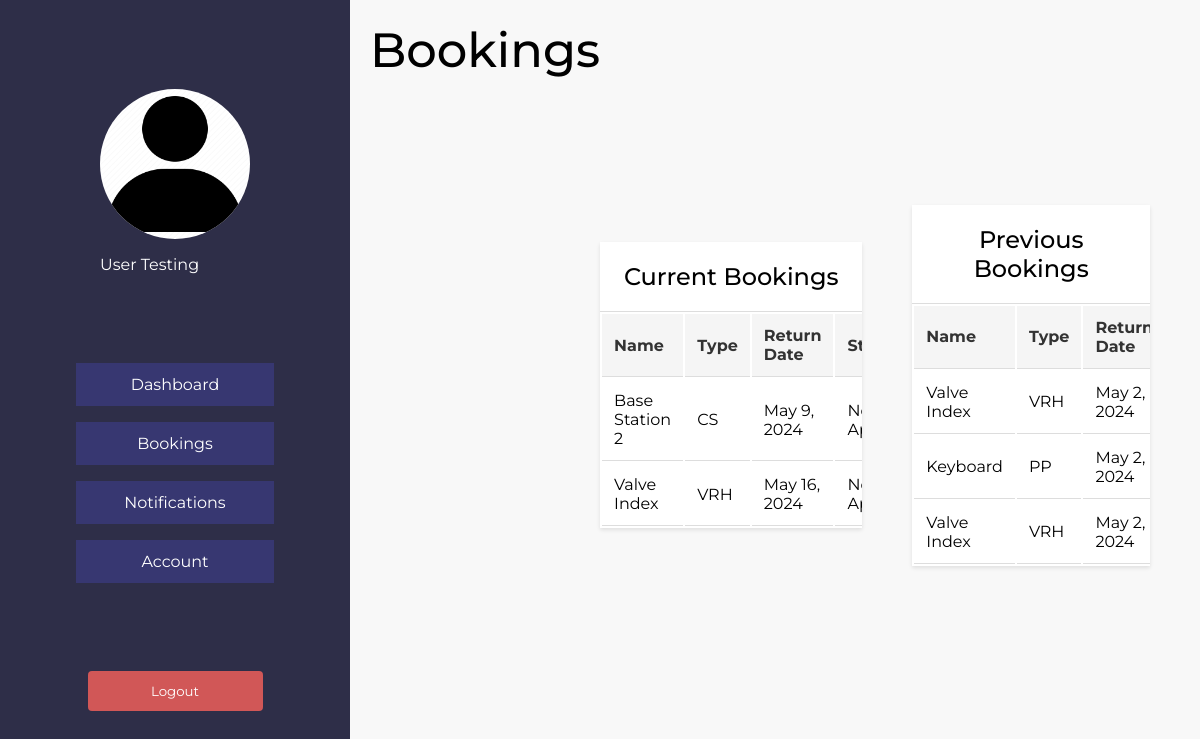
/booking_history/ (signed in), run on the app's committed database.
### Bookings/models.py (models this page shows)
class Student(User):
    course_choices = [
    ("CS101", "BSc in Computer Science"),
    ("ENG201", "BA in English Literature"),
    ("MATH301", "BSc in Mathematics"),
    ("CHEM101", "BSc in Chemistry"),
    ("PHYS202", "BSc in Physics"),
    ("HIST102", "BA in History"),
    ("PSYC301", "BSc in Psychology"),
    ("BIO101", "BSc in Biology"),
    ("ART205", "BFA in Fine Arts"),
    ("ECON202", "BSc in Economics"),
    ("PHIL101", "BA in Philosophy"),
    ("BUS301", "BBA"),
    ("EDUC202", "Bachelor of Education"),
    ("MED101", "MBBS"),
    ("LAW201", "LLB"),
    ("ARCH301", "BArch"),
    ("MUSIC202", "BMus"),
    ("NURS101", "BSN"),
    ("COMM301", "BA in Communication Studies"),
    ("SOC101", "BA in Sociology")
]
    profile_pic = models.ImageField(default='default.jpg', upload_to='profile_pics')
    current_course = models.CharField(max_length = 10, choices=course_choices)
    student_id = models.CharField(max_length=10, unique=True )
    class Meta:
        verbose_name = "Student"
        verbose_name_plural = "Students"

class Booking(models.Model):
    from_date = models.DateField(default=datetime.now)
    return_date = models.DateField()
    approved = models.BooleanField()
    returned = models.BooleanField()
    user = models.ForeignKey(User, on_delete=models.CASCADE)
    equipment = models.ForeignKey(Equipment, on_delete = models.CASCADE)
    admin = models.ForeignKey(Admin, on_delete = models.SET_NULL, related_name="approved_by", null=True)
    equipment = models.ForeignKey(Equipment, on_delete = models.CASCADE)
    reason = models.TextField(default="")

class Equipment(models.Model):
    type_choices= [('PC', 'PC/Laptop'), ('VRH', 'VR Headset'), ('CS', 'Camera/Sensors'), ('PP', 'PC Peripherals'), ('Furn', 'Furniture'), ('Trip', 'Tripod'), ('Oth', 'Other'), ('VRC', 'VR Controller'), ('PT', 'Phones/Tablets'), ('PCBL', 'Power/Cable')]
    status_choices = (
        ("Pend", "Pending"),
        ("Avail", "Available"),
        ("Decom", "Decommisioned"),
        ("Unavail", "Unavailable"),
        ("Loan", "On Loan"),
        ("Repair", "Repairing")
    )
    name = models.CharField(max_length = 100)
    type = models.CharField(max_length = 25, choices = type_choices )
    location = models.CharField(max_length = 50)
    status = models.CharField(max_length = 15, choices = status_choices)
    quantity = models.IntegerField()
    last_audit = models.DateField()
    comment =  models.TextField()

### Bookings/views.py (the view)
# urls.py: path('booking_history/', booking_history_view, name='booking_history'),
def booking_history_view(request):
    current_bookings = Booking.objects.filter(user=request.user, returned=False)
    previous_bookings = Booking.objects.filter(user=request.user, returned=True)
    context = {
        'current_bookings': current_bookings,
        'previous_bookings': previous_bookings
    }
    return render(request, 'Bookings/booking_history.html', context)

### Bookings/templates/Bookings/booking_history.html (shortened to what this page needs)
{%extends 'Bookings/base_main.html'%} {% block content %}
<html lang="en">
<head>
</head>
<body>
    <h1 class="heading">Bookings</h1>
    <div class="table-container">
    <h2>Current Bookings</h2>
    <table>
        <thead>
            <tr>
                <th>Name</th>
                <th>Type</th>
                <th>Return Date</th>
                <th>Status</th>
            </tr>
        </thead>
        <tbody>
            {% for booking in current_bookings %}
            <tr>
                <td>{{ booking.equipment.name }}</td>
                <td>{{ booking.equipment.type }}</td>
                <td>{{ booking.return_date }}</td>
                <td>{% if booking.approved == 0 %}Not Approved{% else %}Approved{% endif %}</td>
            </tr>
            {% endfor %}
        </tbody>
    </table>
</div>
<div class="table-container">
    <h2>Previous Bookings</h2>
    <table>
        <thead>
            <tr>
                <th>Name</th>
                <th>Type</th>
                <th>Return Date</th>
            </tr>
        </thead>
        <tbody>
            {% for booking in previous_bookings %}
            <tr>
                <td>{{ booking.equipment.name }}</td>
                <td>{{ booking.equipment.type }}</td>
                <td>{{ booking.return_date }}</td>
            </tr>
            {% endfor %}
        </tbody>
    </table>
</div>
</body>
</html>
{% endblock content %}

### Bookings/templates/Bookings/base_main.html (shortened to what this page needs)
<!DOCTYPE html>
<html lang="en">
<head>
    {% load static%}
    <link rel="stylesheet" href="{% static 'Bookings/root.css'%}">
    <link rel="stylesheet" href="{% static 'Bookings/navigation.css'%}">
</head>
<body>
    <div class="navigation">
        {% if user.staff.profile_pic %}
            <div class=" navigation__profile">
                <img src="{{ user.staff.profile_pic.url }}" class="navigation__pic" alt="Profile Picture">
                {{user.get_full_name}}
            </div>
        {% elif user.student.profile_pic %}
        <div class=" navigation__profile">
            <img src="{{ user.student.profile_pic.url }}" class="navigation__pic" alt="Profile Picture">
            {{user.get_full_name}}
        </div>
        {% else %}
            <div class=" navigation__profile">
                <img src="/media/default.jpg" class="navigation__pic" alt="Profile Picture">
                Tibebe Demissie
            </div>
        {% endif %}
        <div class="navigation__pages">
            <a href="/dashboard">Dashboard</a>
            {% if user.is_staff == 0 %}
            <a href="/booking_history">Bookings</a>
            {% endif %}
            <a href="/notifications">Notifications</a>
            <a href="/profile">Account</a>
        </div>
        <form method="post" action="{% url 'logout' %}"class="navigation__logout" >
            <button> Logout </button>
        </form>
    </div>
    <div class="home__container">
        {%block content %}
        {%endblock content %}
    </div>
</body>
</html>

### Bookings/static/Bookings/root.css (style rules this page uses)
* { padding: 0px; margin: 0px; box-sizing: border-box; font-family: "Montserrat", "Saira", sans-serif; }
:root { --primary-bg: #2e2e48; --bright: #794bff; --gray: #666666; --gray-light: #66666680; --button: #373771; --error: #d15757; --accent: #57c2d1; --success: #61d295; --white: #ffffff; --sidebar: 350px; }

### Bookings/static/Bookings/navigation.css (style rules this page uses)
body { height: 100vh; display: flex; }
.home__container { display: flex; justify-content: center; align-items: center; max-width: calc(100vw - var(--sidebar)); }

### Bookings/templates/Bookings/booking_history.html (style rules this page uses)
body { font-family: "Montserrat", "Saira", sans-serif; margin: 0; padding: 0; background-color: #f8f8f8; }
.heading { text-align: center; margin-bottom: 700px; margin-left: 20px; font-size: 3rem; font-weight: 500; }
.table-container { margin-bottom: 30px; margin-right: 50px; background-color: #fff; box-shadow: 0 2px 4px rgba(0, 0, 0, 0.1); overflow: auto; max-height: 525px; }
.table-container h2 { text-align: center; margin: 0; padding: 20px; font-weight: 500; border-bottom: 1px solid #ddd; }
.table-container table th, .table-container table td { padding: 12px; text-align: left; border-bottom: 1px solid #ddd; }
table th { background-color: #f5f5f5; font-weight: bold; color: #333; }
button { padding: 8px 12px; border: none; background-color: #00ff0d; color: #fff; cursor: pointer; border-radius: 4px; }

### data on the page
Booking: equipment.name "Base Station 2", equipment.type "CS", return_date "May 9, 2024", approved "Not Approved"
Booking: equipment.name "Valve Index", equipment.type "VRH", return_date "May 16, 2024", approved "Not Approved"
Booking: equipment.name "Valve Index", equipment.type "VRH", return_date "May 2, 2024"
Booking: equipment.name "Keyboard", equipment.type "PP", return_date "May 2, 2024"
Booking: equipment.name "Valve Index", equipment.type "VRH", return_date "May 2, 2024"

### other printed values
{{ user.get_full_name }} "User Testing"
